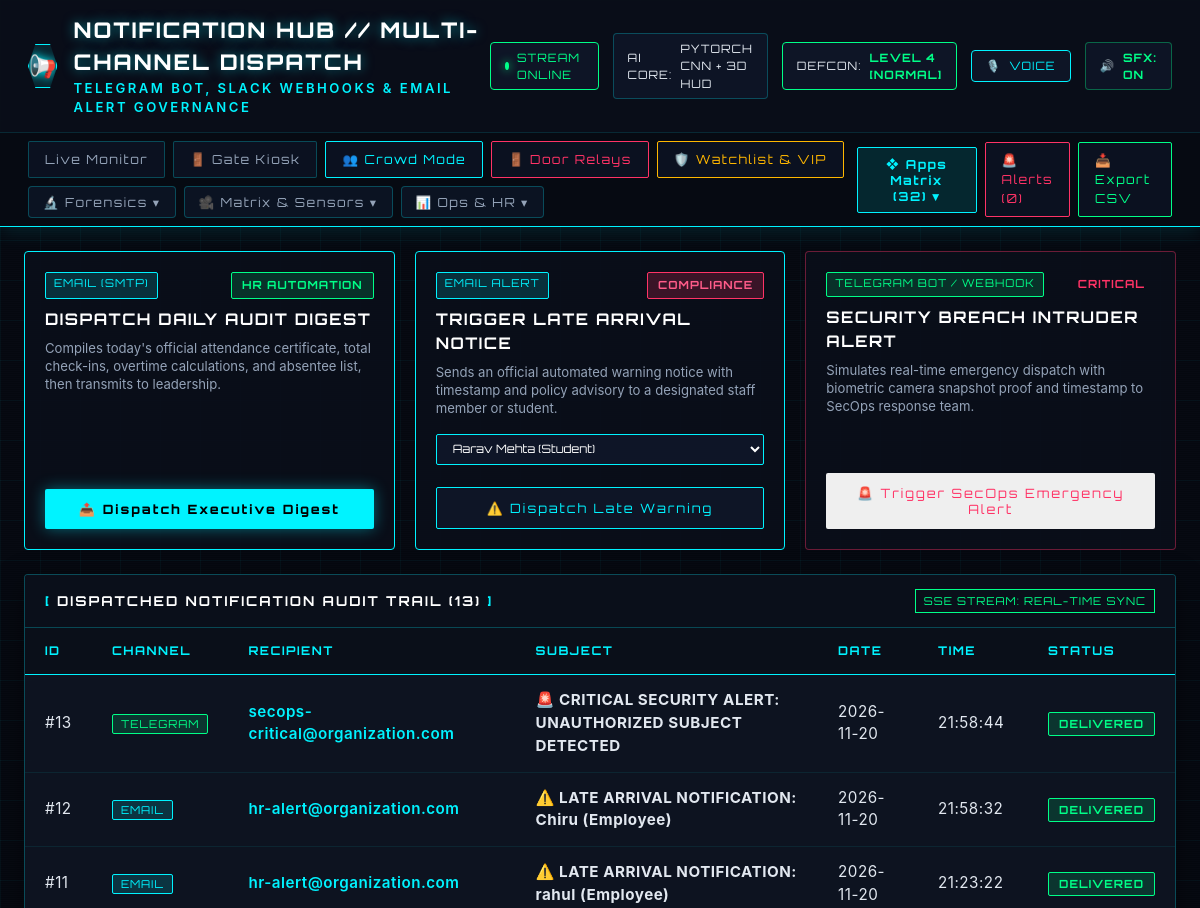
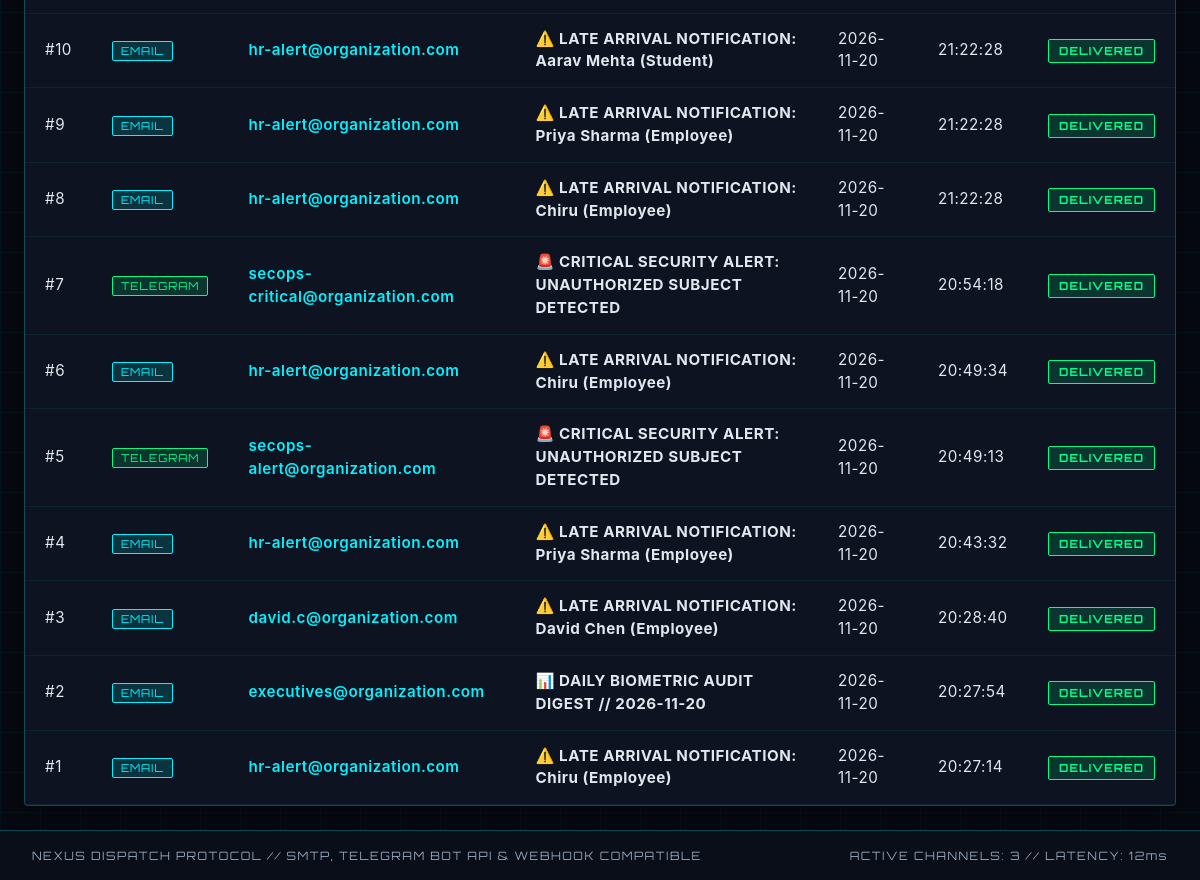
The page /notifications on the database as committed earlier (2 pictures, top to bottom).
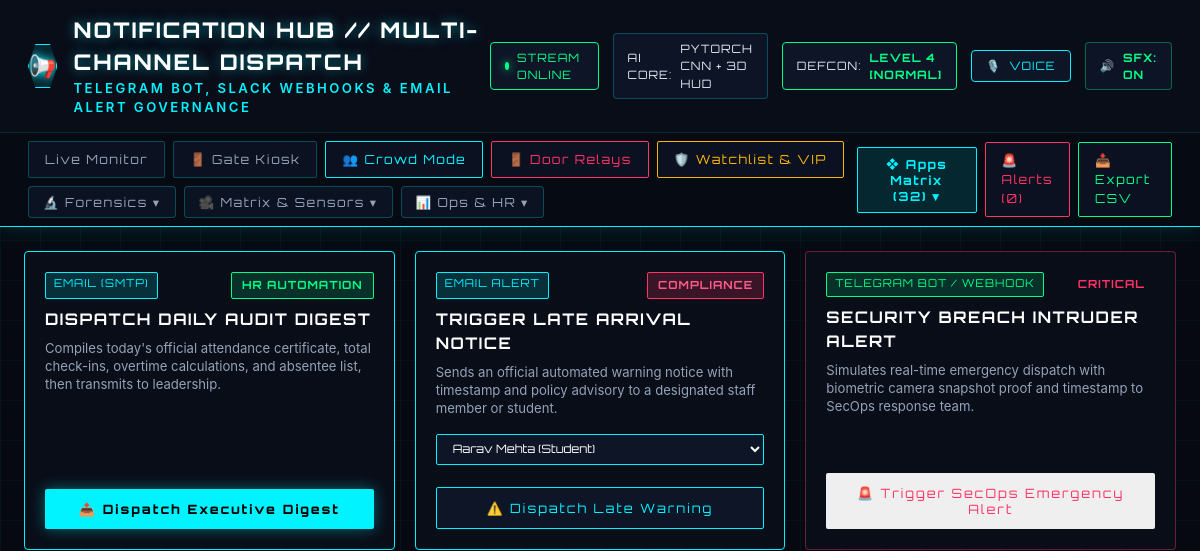
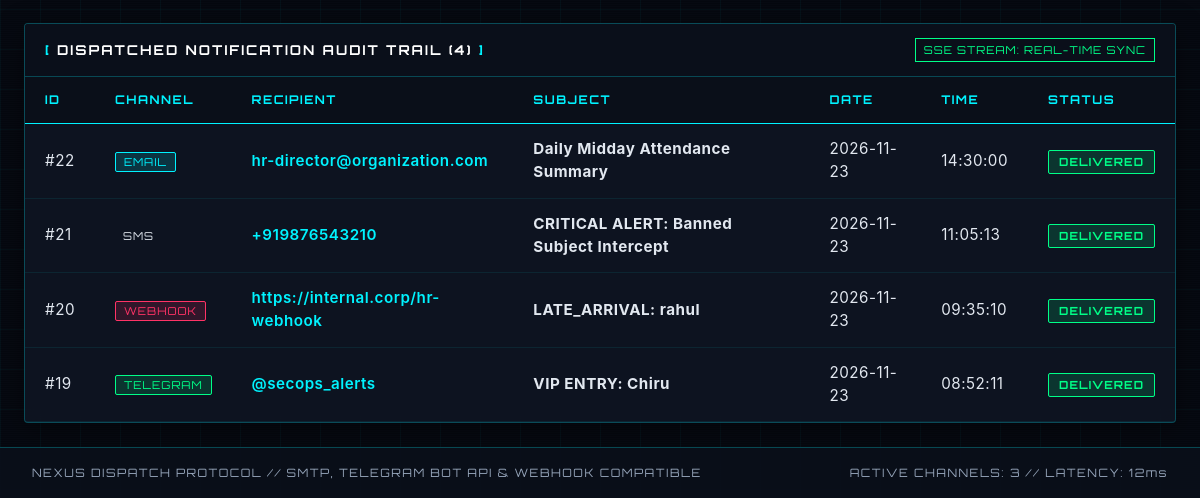
The same page on the database as committed later (2 pictures, top to bottom).
### tables this page shows
CREATE TABLE notification_logs (
                    id INTEGER PRIMARY KEY AUTOINCREMENT,
                    timestamp TEXT NOT NULL,
                    date TEXT NOT NULL,
                    time TEXT NOT NULL,
                    channel TEXT NOT NULL,
                    recipient TEXT NOT NULL,
                    subject TEXT NOT NULL,
                    message TEXT NOT NULL,
                    status TEXT DEFAULT 'DELIVERED'
                );

### app.py (the view)
@app.route('/notifications')
def notifications_view():
    logs = db.get_notification_logs(limit=40)
    users = db.get_users()
    return render_template('notifications.html', logs=logs, users=users)

### attendance_engine/db.py (called while the page is built)
    def _get_connection(self):
        conn = sqlite3.connect(self.db_path, check_same_thread=False)
        conn.row_factory = sqlite3.Row
        return conn

    def get_users(self, user_type=None):
        with self._get_connection() as conn:
            cursor = conn.cursor()
            if user_type:
                cursor.execute("SELECT * FROM users WHERE user_type = ? ORDER BY name ASC", (user_type,))
            else:
                cursor.execute("SELECT * FROM users ORDER BY user_type DESC, name ASC")
            return [dict(row) for row in cursor.fetchall()]

    def get_notification_logs(self, limit=40):
        with self._get_connection() as conn:
            cursor = conn.cursor()
            cursor.execute("SELECT * FROM notification_logs ORDER BY id DESC LIMIT ?", (limit,))
            return [dict(row) for row in cursor.fetchall()]

### templates/notifications.html (shortened to what the changed rows need)
<!DOCTYPE html>
<html lang="en">
<head>
  <link rel="stylesheet" href="/static/css/style.css">
</head>
<body>
  <div class="cyber-scanlines"></div>
  <div class="hud-background-grid"></div>
    {% set active_page = 'notifications' %}
  {% set nav_icon = '📢' %}
  {% set nav_title = 'NOTIFICATION HUB // MULTI-CHANNEL DISPATCH' %}
  {% set nav_subtitle = 'TELEGRAM BOT, SLACK WEBHOOKS & EMAIL ALERT GOVERNANCE' %}
  {% include 'nav_header.html' %}
  <main class="main-container">
    <div class="dispatch-actions-grid">
    </div>
    <section class="cyber-panel">
      <div class="panel-header">
        <div class="panel-title"><span class="bracket">[</span> DISPATCHED NOTIFICATION AUDIT TRAIL ({{ logs|length }}) <span class="bracket">]</span></div>
        <div class="panel-badge neon-green" id="sse-status-badge">SSE STREAM: REAL-TIME SYNC</div>
      </div>
      <div class="feed-table-container">
        <table class="cyber-table" id="notif-table">
          <thead>
            <tr>
              <th>ID</th>
              <th>CHANNEL</th>
              <th>RECIPIENT</th>
              <th>SUBJECT</th>
              <th>DATE</th>
              <th>TIME</th>
              <th>STATUS</th>
            </tr>
          </thead>
          <tbody id="notif-tbody">
            {% for l in logs %}
            <tr>
              <td>#{{ l.id }}</td>
              <td>
                <span class="channel-badge {{ l.channel|lower }}">{{ l.channel }}</span>
              </td>
              <td style="color:var(--neon-cyan); font-weight:600;">{{ l.recipient }}</td>
              <td><strong>{{ l.subject }}</strong></td>
              <td>{{ l.date }}</td>
              <td>{{ l.time }}</td>
              <td><span class="badge present">{{ l.status }}</span></td>
            </tr>
            {% else %}
            <tr>
              <td colspan="7" class="no-records">No automated notifications logged yet. Click an action above to trigger.</td>
            </tr>
            {% endfor %}
          </tbody>
        </table>
      </div>
    </section>
  </main>
  <footer class="cyber-footer">
    <div>NEXUS DISPATCH PROTOCOL // SMTP, TELEGRAM BOT API & WEBHOOK COMPATIBLE</div>
    <div>ACTIVE CHANNELS: 3 // LATENCY: 12ms</div>
  </footer>
</body>
</html>

Rows that differ between the two databases and show on the page:
removed notification_logs: id "13", channel "TELEGRAM", recipient "secops-critical@organization.com", subject "🚨 CRITICAL SECURITY ALERT: UNAUTHORIZED SUBJECT DETECTED", date "2026-11-20", time "21:58:44", status "DELIVERED"
removed notification_logs: id "12", channel "EMAIL", recipient "hr-alert@organization.com", subject "⚠️ LATE ARRIVAL NOTIFICATION: Chiru (Employee)", date "2026-11-20", time "21:58:32", status "DELIVERED"
removed notification_logs: id "11", channel "EMAIL", recipient "hr-alert@organization.com", subject "⚠️ LATE ARRIVAL NOTIFICATION: rahul (Employee)", date "2026-11-20", time "21:23:22", status "DELIVERED"
removed notification_logs: id "10", channel "EMAIL", recipient "hr-alert@organization.com", subject "⚠️ LATE ARRIVAL NOTIFICATION: Aarav Mehta (Student)", date "2026-11-20", time "21:22:28", status "DELIVERED"
removed notification_logs: id "9", channel "EMAIL", recipient "hr-alert@organization.com", subject "⚠️ LATE ARRIVAL NOTIFICATION: Priya Sharma (Employee)", date "2026-11-20", time "21:22:28", status "DELIVERED"
removed notification_logs: id "8", channel "EMAIL", recipient "hr-alert@organization.com", subject "⚠️ LATE ARRIVAL NOTIFICATION: Chiru (Employee)", date "2026-11-20", time "21:22:28", status "DELIVERED"
removed notification_logs: id "7", channel "TELEGRAM", recipient "secops-critical@organization.com", subject "🚨 CRITICAL SECURITY ALERT: UNAUTHORIZED SUBJECT DETECTED", date "2026-11-20", time "20:54:18", status "DELIVERED"
removed notification_logs: id "6", channel "EMAIL", recipient "hr-alert@organization.com", subject "⚠️ LATE ARRIVAL NOTIFICATION: Chiru (Employee)", date "2026-11-20", time "20:49:34", status "DELIVERED"
removed notification_logs: id "5", channel "TELEGRAM", recipient "secops-alert@organization.com", subject "🚨 CRITICAL SECURITY ALERT: UNAUTHORIZED SUBJECT DETECTED", date "2026-11-20", time "20:49:13", status "DELIVERED"
removed notification_logs: id "4", channel "EMAIL", recipient "hr-alert@organization.com", subject "⚠️ LATE ARRIVAL NOTIFICATION: Priya Sharma (Employee)", date "2026-11-20", time "20:43:32", status "DELIVERED"
removed notification_logs: id "3", channel "EMAIL", recipient "david.c@organization.com", subject "⚠️ LATE ARRIVAL NOTIFICATION: David Chen (Employee)", date "2026-11-20", time "20:28:40", status "DELIVERED"
removed notification_logs: id "2", channel "EMAIL", recipient "executives@organization.com", subject "📊 DAILY BIOMETRIC AUDIT DIGEST // 2026-11-20", date "2026-11-20", time "20:27:54", status "DELIVERED"
removed notification_logs: id "1", channel "EMAIL", recipient "hr-alert@organization.com", subject "⚠️ LATE ARRIVAL NOTIFICATION: Chiru (Employee)", date "2026-11-20", time "20:27:14", status "DELIVERED"
added notification_logs: id "22", channel "EMAIL", recipient "hr-director@organization.com", subject "Daily Midday Attendance Summary", date "2026-11-23", time "14:30:00", status "DELIVERED"
added notification_logs: id "21", channel "SMS", recipient "+919876543210", subject "CRITICAL ALERT: Banned Subject Intercept", date "2026-11-23", time "11:05:13", status "DELIVERED"
added notification_logs: id "20", channel "WEBHOOK", recipient "https://internal.corp/hr-webhook", subject "LATE_ARRIVAL: rahul", date "2026-11-23", time "09:35:10", status "DELIVERED"
added notification_logs: id "19", channel "TELEGRAM", recipient "@secops_alerts", subject "VIP ENTRY: Chiru", date "2026-11-23", time "08:52:11", status "DELIVERED"
Other text that changed with them:
{{ logs|length }}: "13" → "4"
